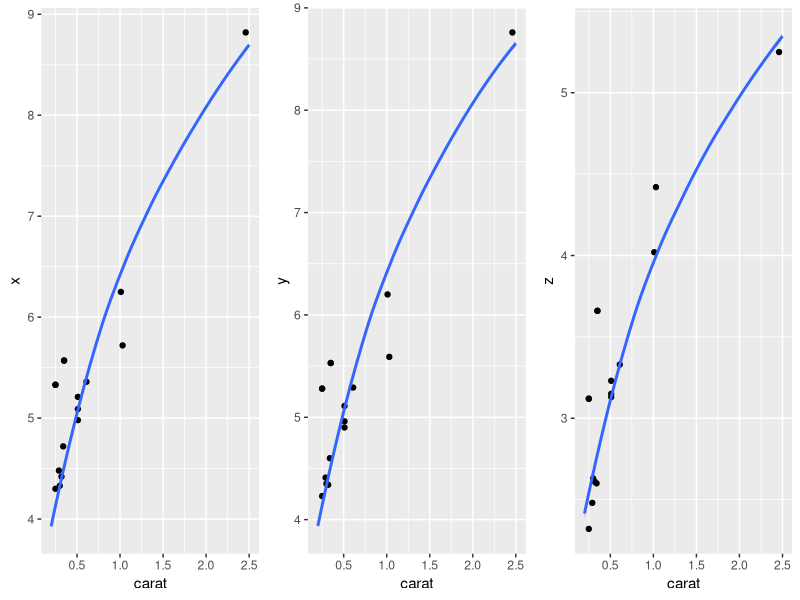
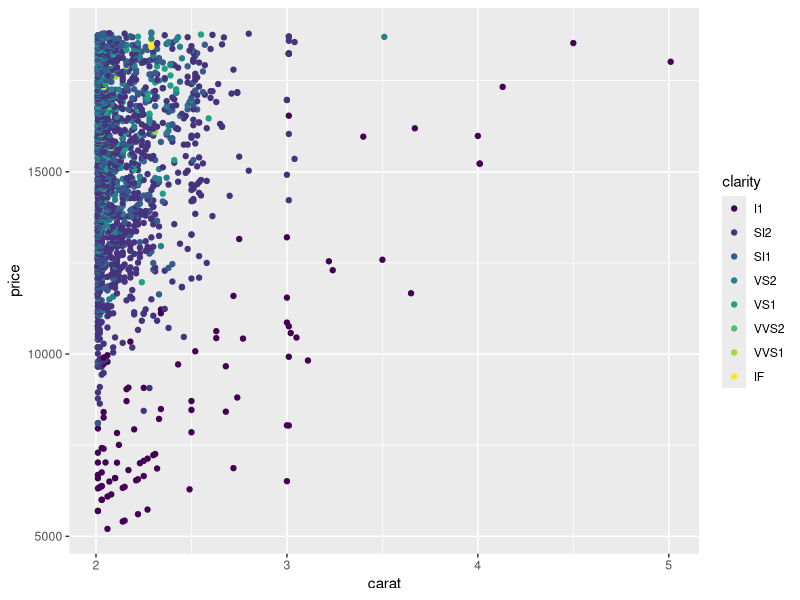
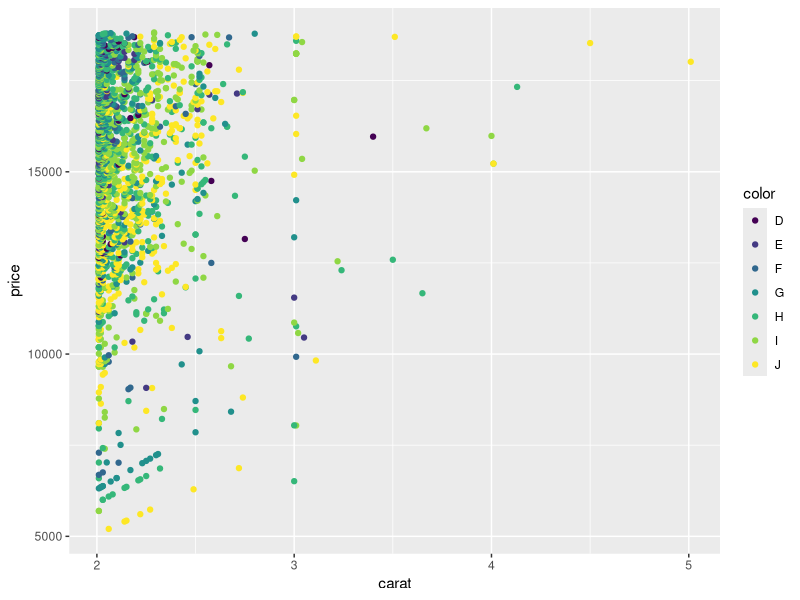
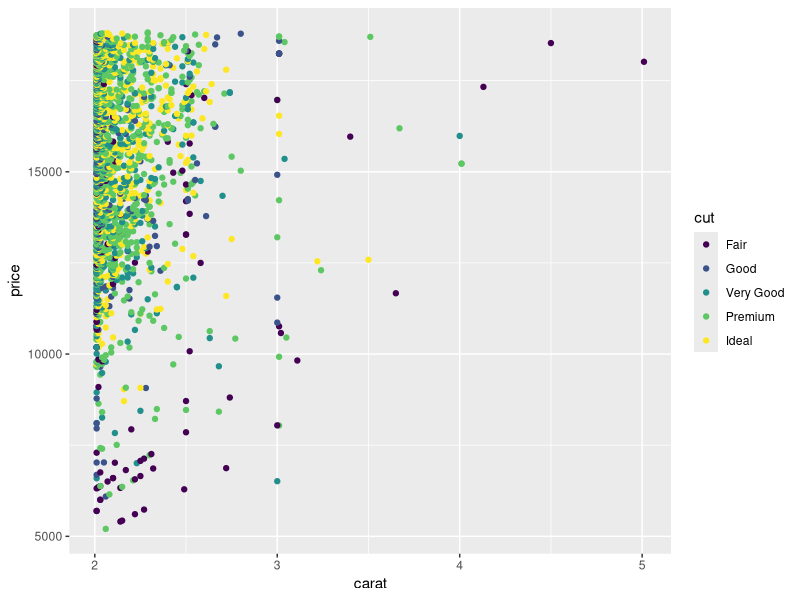

Recreate these plots in R, in order.
#------------------------------
# Exercise 24.2.3.3 R4DS: Extract the diamonds that have very high and very low residuals.
# Is there anything unusual about these diamonds?
#------------------------------
library(tidyverse)
library(modelr)
library(gridExtra)
 
# For being easier to understand, firstly, the book steps are followed .  
#------------------------------
# Filtering smaller diamonds which are 99.7 % of all. 
diamonds2 <- diamonds %>% 
  filter(carat <= 2.5) %>% 
  mutate(lprice = log2(price), lcarat = log2(carat))
# Model 1: Price vs carat
mod_diamond <- lm(lprice ~ lcarat, data = diamonds2)
diamonds2 <- diamonds2 %>% 
  add_residuals(mod_diamond, "lresid")
# Model 2: Price vs carat, color, cut, and clarity 
mod_diamond2 <- lm(lprice ~ lcarat + color + cut + clarity, data = diamonds2)
diamonds2 <- diamonds2 %>% 
  add_residuals(mod_diamond2, "lresid2")
# Filtering unusual cases which prices were either more than twice or less than half the predicted. 
unusual <- diamonds2 %>% 
  filter(abs(lresid2) > 1) %>% 
  add_predictions(mod_diamond2) %>% 
  mutate(pred = round(2 ^ pred)) %>% 
  select(price, pred, carat:table, x:z) %>% 
  arrange(price)
# End of book steps.
#------------------------------

# Exploration
#------------------------------
colnames(unusual)[colnames(unusual) == 'pred'] <- 'predicted'
# Checking anything unusual about their x, y, z dimensions.
sample_carat = round(seq(0.2, 2.5, 0.01), digits = 3) # round() is used to get rid of numerical errors by computer. 
xmean <- 0
ymean <- 0
zmean <- 0
for(i in seq_along(sample_carat)) {
  diamond_by_carat <- filter(diamonds2, carat == sample_carat[i]) 
  xmean[i] <- mean(diamond_by_carat$x)
  ymean[i] <- mean(diamond_by_carat$y)
  zmean[i] <- mean(diamond_by_carat$z)
}
average_size <- tibble(carat = sample_carat, x_ave = xmean, y_ave = ymean, z_ave = zmean)
p1 <- ggplot() + geom_point(data = unusual, aes(carat,x)) + geom_smooth(data = average_size, aes(carat, x_ave))
p2 <- ggplot() + geom_point(data = unusual, aes(carat,y)) + geom_smooth(data = average_size, aes(carat, y_ave))
p3 <- ggplot() + geom_point(data = unusual, aes(carat,z)) + geom_smooth(data = average_size, aes(carat, z_ave))
grid.arrange(p1,p2, p3, ncol = 3)
# Comment: Some diamonds have sizes far from the average of the same carat diamonds. 

# Any diamond has >10 % off size from the average x, y, z is to be marked 
# as well as diamonds with depth and table sizes outside recommended ranges.  
unusual <- unusual %>% left_join(average_size, by = "carat") %>% 
  mutate(wrong_carat_label = ifelse(abs(x - x_ave) / x_ave > 0.1 | abs(y - y_ave) / y_ave > 0.1 | abs(z - z_ave) / z_ave > 0.1, "Yes", "No")) %>%
  mutate(non_st_depth = ifelse(depth > 64 | depth < 58, "Yes", "No")) %>%
  mutate(non_st_table = ifelse(table > 64 | table < 53, "Yes", "No"))
# Comments: Row 2:6 seem to have wrong carat sizes registered. Row 4 is very deep. 
# Perhaps it does not reflect light nicely (plus bad clarity). That is probably why it has a significantly low price. 
# Moreover some diamonds are either too shallow/deep or have too flat tables, but yet seem to have higher price than estimated. 
# Probably something is special about them. 

# Despite my comments above, there is one interesting case: Diamond in the row 16 is large and seem to be underpriced. It is to be explored below.
# Checking the prices of larger diamonds. 
big_diamonds <- filter(diamonds, carat > 2.0) 
ggplot(big_diamonds, aes(carat, price, color = clarity)) + geom_point()  
# Comment: Clarity reduces prices of large diamonds significantly. 
# The diamond being investigated looks underpriced for its clarity category.
ggplot(big_diamonds, aes(carat, price, color = color)) + geom_point()  
ggplot(big_diamonds, aes(carat, price, color = cut)) + geom_point()  
# Comment: Underpriced for its color and cut category too. 
# My suspicion is that the diamond was either underpriced or its clarity etc label was wrongly registered. 

# End of my exploration.
#------------------------------

# My conclusions are added to the tibble:
unusual = mutate(unusual, guessed_reasons = c("depth", "wrong carat", "wrong carat", "wrong carat+deep", "wrong carat", "wrong carat", "unknown", "depth", "depth", "unknown", "unknown", "table", "depth", "table", "depth", "wrong clarity?"))
select(unusual, price, predicted, wrong_carat_label, non_st_depth, non_st_table, guessed_reasons)                  
